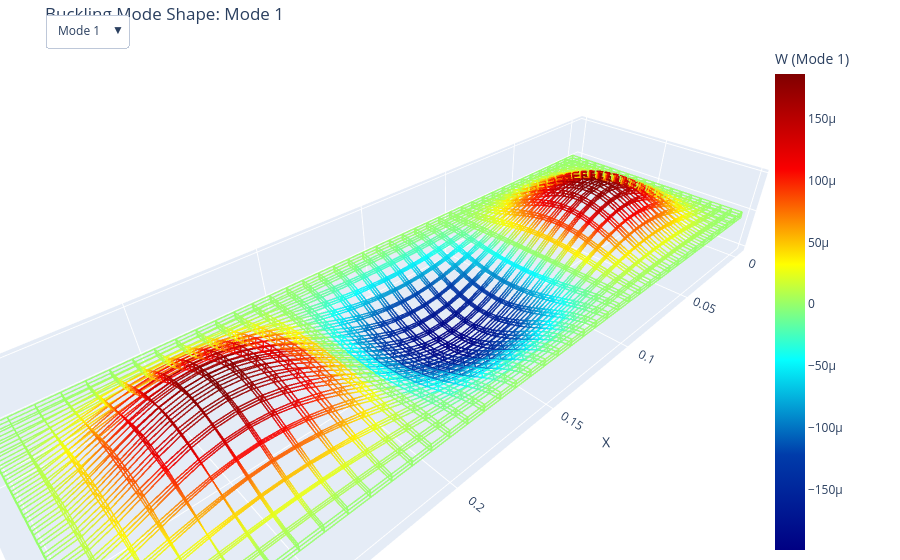

The cell this chart's notebook holds for it:
### Markdown cell above
#### 3D visualization of buckling mode shapes

The eigenvector coefficients are extracted differently depending on the DOF ordering:

| DOF ordering | $u$-coefficients | $v$-coefficients | $w$-coefficients |
|:---|:---|:---|:---|
| Block | `eigvecs[0:M, mode]` | `eigvecs[M:2M, mode]` | `eigvecs[2M:3M, mode]` |
| Alternated | `eigvecs[0::3, mode]` | `eigvecs[1::3, mode]` | `eigvecs[2::3, mode]` |

Once extracted, each coefficient vector is reshaped into a $(m_1, m_2, m_3)$ tensor and contracted with the 1D basis evaluation matrices via `np.einsum` to reconstruct the 3D displacement field.

The visualization below uses the **block** ordering eigenvectors.

### Code cell
num_modes = 3
scale = 100

nx, ny, nz = 40, 20, 3
x_1d = np.linspace(0, a, nx)
y_1d = np.linspace(0, b, ny)
z_1d = np.linspace(-h/2, h/2, nz)

xi_1d   = 2 * x_1d / a - 1
eta_1d  = 2 * y_1d / b - 1
zeta_1d = 2 * z_1d / h - 1

P_xi   = np.array([vecf(m1, xi, xit1, xir1, xit2, xir2) for xi in xi_1d])
P_eta  = np.array([vecf(m2, eta, etat1, etar1, etat2, etar2) for eta in eta_1d])
P_zeta = np.array([vecf(m3, zeta, zetat1, zetar1, zetat2, zetar2) for zeta in zeta_1d])

U_field = np.zeros((num_modes, nx, ny, nz))
V_field = np.zeros((num_modes, nx, ny, nz))
W_field = np.zeros((num_modes, nx, ny, nz))

for mode in range(num_modes):
    # Block ordering: [u | v | w]
    c_U = eigvecs_block[0:M, mode].reshape((m1, m2, m3))
    c_V = eigvecs_block[M:2*M, mode].reshape((m1, m2, m3))
    c_W = eigvecs_block[2*M:3*M, mode].reshape((m1, m2, m3))

    U_field[mode] = np.einsum('ijk, xi, yj, zk -> xyz', c_U, P_xi, P_eta, P_zeta)
    V_field[mode] = np.einsum('ijk, xi, yj, zk -> xyz', c_V, P_xi, P_eta, P_zeta)
    W_field[mode] = np.einsum('ijk, xi, yj, zk -> xyz', c_W, P_xi, P_eta, P_zeta)

X, Y, Z = np.meshgrid(x_1d, y_1d, z_1d, indexing='ij')

fig = go.Figure()
for mode in range(num_modes):
    X_def = X + scale * U_field[mode]
    Y_def = Y + scale * V_field[mode]
    Z_def = Z + scale * W_field[mode]
    W_amp = W_field[mode]

    lines_x, lines_y, lines_z, lines_w = [], [], [], []
    for j in range(ny):
        for k in range(nz):
            lines_x.extend(X_def[:, j, k].tolist() + [None])
            lines_y.extend(Y_def[:, j, k].tolist() + [None])
            lines_z.extend(Z_def[:, j, k].tolist() + [None])
            lines_w.extend(W_amp[:, j, k].tolist() + [0.0])
    for i in range(nx):
        for k in range(nz):
            lines_x.extend(X_def[i, :, k].tolist() + [None])
            lines_y.extend(Y_def[i, :, k].tolist() + [None])
            lines_z.extend(Z_def[i, :, k].tolist() + [None])
            lines_w.extend(W_amp[i, :, k].tolist() + [0.0])
    for i in range(nx):
        for j in range(ny):
            lines_x.extend(X_def[i, j, :].tolist() + [None])
            lines_y.extend(Y_def[i, j, :].tolist() + [None])
            lines_z.extend(Z_def[i, j, :].tolist() + [None])
            lines_w.extend(W_amp[i, j, :].tolist() + [0.0])

    fig.add_trace(go.Scatter3d(
        x=lines_x, y=lines_y, z=lines_z, mode='lines',
        line=dict(color=lines_w, colorscale='Jet', width=3,
                  showscale=True, colorbar=dict(title=f'W (Mode {mode+1})', x=0.85)),
        name=f'Mode {mode+1}', opacity=0.9, visible=(mode == 0)
    ))

buttons = []
for mode in range(num_modes):
    vis = [False] * num_modes
    vis[mode] = True
    buttons.append(dict(label=f'Mode {mode+1}', method='update',
                        args=[{'visible': vis},
                              {'title': f'Buckling Mode Shape: Mode {mode+1}'}]))

fig.update_layout(
    updatemenus=[dict(active=0, buttons=buttons, x=0.05, xanchor='left',
                      y=1.05, yanchor='top', direction='down', showactive=True)],
    scene=dict(xaxis_title='X', yaxis_title='Y', zaxis_title='Z', aspectmode='data'),
    title='Buckling Mode Shape: Mode 1', showlegend=False,
    margin=dict(l=0, r=0, b=0, t=40)
)
fig.show()

### Figure 1 — Plotly figure (JSON) as saved in the notebook; plotly's stock layout.template omitted (floating-point values rounded to 4 significant figures; data arrays with more than 128 entries replaced by an {"elided": "..."} marker saying what was removed)
{"data": [{"line": {"color": {"elided": "8180 float values"}, "colorbar": {"title": {"text": "W (Mode 1)"}, "x": 0.85}, "colorscale": [[0, "rgb(0,0,131)"], [0.2, "rgb(0,60,170)"], [0.4, "rgb(5,255,255)"], [0.6, "rgb(255,255,0)"], [0.8, "rgb(250,0,0)"], [1, "rgb(128,0,0)"]], "showscale": true, "width": 3}, "mode": "lines", "name": "Mode 1", "opacity": 0.9, "type": "scatter3d", "visible": true, "x": {"elided": "8180 float values"}, "y": {"elided": "8180 float values"}, "z": {"elided": "8180 float values"}}, {"line": {"color": {"elided": "8180 float values"}, "colorbar": {"title": {"text": "W (Mode 2)"}, "x": 0.85}, "colorscale": [[0, "rgb(0,0,131)"], [0.2, "rgb(0,60,170)"], [0.4, "rgb(5,255,255)"], [0.6, "rgb(255,255,0)"], [0.8, "rgb(250,0,0)"], [1, "rgb(128,0,0)"]], "showscale": true, "width": 3}, "mode": "lines", "name": "Mode 2", "opacity": 0.9, "type": "scatter3d", "visible": false, "x": {"elided": "8180 float values"}, "y": {"elided": "8180 float values"}, "z": {"elided": "8180 float values"}}, {"line": {"color": {"elided": "8180 float values"}, "colorbar": {"title": {"text": "W (Mode 3)"}, "x": 0.85}, "colorscale": [[0, "rgb(0,0,131)"], [0.2, "rgb(0,60,170)"], [0.4, "rgb(5,255,255)"], [0.6, "rgb(255,255,0)"], [0.8, "rgb(250,0,0)"], [1, "rgb(128,0,0)"]], "showscale": true, "width": 3}, "mode": "lines", "name": "Mode 3", "opacity": 0.9, "type": "scatter3d", "visible": false, "x": {"elided": "8180 float values"}, "y": {"elided": "8180 float values"}, "z": {"elided": "8180 float values"}}], "layout": {"margin": {"b": 0, "l": 0, "r": 0, "t": 40}, "scene": {"aspectmode": "data", "xaxis": {"title": {"text": "X"}}, "yaxis": {"title": {"text": "Y"}}, "zaxis": {"title": {"text": "Z"}}}, "showlegend": false, "title": {"text": "Buckling Mode Shape: Mode 1"}, "updatemenus": [{"active": 0, "buttons": [{"args": [{"visible": [true, false, false]}, {"title": "Buckling Mode Shape: Mode 1"}], "label": "Mode 1", "method": "update"}, {"args": [{"visible": [false, true, false]}, {"title": "Buckling Mode Shape: Mode 2"}], "label": "Mode 2", "method": "update"}, {"args": [{"visible": [false, false, true]}, {"title": "Buckling Mode Shape: Mode 3"}], "label": "Mode 3", "method": "update"}], "direction": "down", "showactive": true, "x": 0.05, "xanchor": "left", "y": 1.05, "yanchor": "top"}]}}
